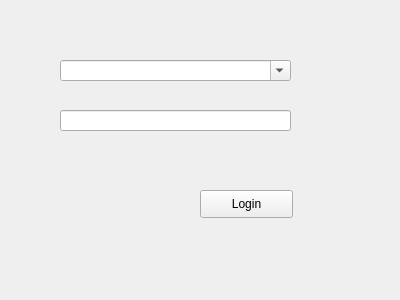
<?xml version="1.0" encoding="UTF-8"?>
<ui version="4.0">
 <class>LoginWin</class>
 <widget class="QWidget" name="LoginWin">
  <property name="geometry">
   <rect>
    <x>0</x>
    <y>0</y>
    <width>400</width>
    <height>300</height>
   </rect>
  </property>
  <property name="windowTitle">
   <string>LoginWin</string>
  </property>
  <widget class="QComboBox" name="comboBox_username">
   <property name="geometry">
    <rect>
     <x>60</x>
     <y>60</y>
     <width>231</width>
     <height>21</height>
    </rect>
   </property>
   <property name="editable">
    <bool>true</bool>
   </property>
  </widget>
  <widget class="QLineEdit" name="lineEdit_password">
   <property name="geometry">
    <rect>
     <x>60</x>
     <y>110</y>
     <width>231</width>
     <height>21</height>
    </rect>
   </property>
  </widget>
  <widget class="QPushButton" name="pushButton_login">
   <property name="geometry">
    <rect>
     <x>200</x>
     <y>190</y>
     <width>93</width>
     <height>28</height>
    </rect>
   </property>
   <property name="text">
    <string>Login</string>
   </property>
  </widget>
 </widget>
 <layoutdefault spacing="6" margin="11"/>
 <resources/>
 <connections/>
</ui>
